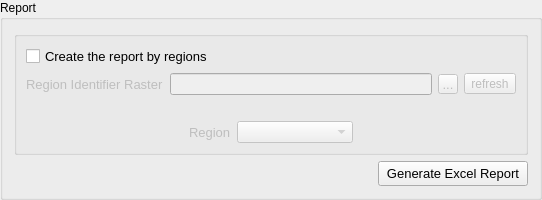
    <widget class="QGroupBox" name="groupBox_report">
     <property name="title">
      <string>Report</string>
     </property>
     <layout class="QVBoxLayout" name="verticalLayout_4">
      <item>
       <widget class="QGroupBox" name="groupBox_report_raster">
        <property name="title">
         <string/>
        </property>
        <layout class="QVBoxLayout" name="verticalLayout_3">
         <item>
          <layout class="QHBoxLayout" name="horizontalLayout_21">
           <item>
            <widget class="QCheckBox" name="checkBox_regions_raster">
             <property name="font">
              <font>
               <pointsize>10</pointsize>
              </font>
             </property>
             <property name="text">
              <string>Create the report by regions</string>
             </property>
            </widget>
           </item>
           <item>
            <spacer name="horizontalSpacer_10">
             <property name="orientation">
              <enum>Qt::Horizontal</enum>
             </property>
             <property name="sizeHint" stdset="0">
              <size>
               <width>40</width>
               <height>20</height>
              </size>
             </property>
            </spacer>
           </item>
          </layout>
         </item>
         <item>
          <layout class="QHBoxLayout" name="horizontalLayout_18">
           <item>
            <widget class="QLabel" name="label_regions_raster">
             <property name="enabled">
              <bool>false</bool>
             </property>
             <property name="sizePolicy">
              <sizepolicy hsizetype="Fixed" vsizetype="Preferred">
               <horstretch>0</horstretch>
               <verstretch>0</verstretch>
              </sizepolicy>
             </property>
             <property name="font">
              <font>
               <pointsize>10</pointsize>
              </font>
             </property>
             <property name="text">
              <string>Region Identifier Raster</string>
             </property>
             <property name="buddy">
              <cstring>lineEdit_dataset_path</cstring>
             </property>
            </widget>
           </item>
           <item>
            <widget class="QLineEdit" name="lineEdit_regions_raster">
             <property name="enabled">
              <bool>false</bool>
             </property>
             <property name="font">
              <font>
               <pointsize>8</pointsize>
              </font>
             </property>
            </widget>
           </item>
           <item>
            <widget class="QToolButton" name="toolButton_regions_raster">
             <property name="enabled">
              <bool>false</bool>
             </property>
             <property name="sizePolicy">
              <sizepolicy hsizetype="Fixed" vsizetype="Fixed">
               <horstretch>0</horstretch>
               <verstretch>0</verstretch>
              </sizepolicy>
             </property>
             <property name="maximumSize">
              <size>
               <width>20</width>
               <height>20</height>
              </size>
             </property>
             <property name="font">
              <font>
               <pointsize>10</pointsize>
              </font>
             </property>
             <property name="text">
              <string>...</string>
             </property>
            </widget>
           </item>
           <item>
            <widget class="QToolButton" name="toolButton_refresh_regions_raster">
             <property name="enabled">
              <bool>false</bool>
             </property>
             <property name="minimumSize">
              <size>
               <width>0</width>
               <height>20</height>
              </size>
             </property>
             <property name="text">
              <string>refresh</string>
             </property>
            </widget>
           </item>
          </layout>
         </item>
         <item>
          <spacer name="horizontalSpacer_11">
           <property name="orientation">
            <enum>Qt::Horizontal</enum>
           </property>
           <property name="sizeHint" stdset="0">
            <size>
             <width>490</width>
             <height>20</height>
            </size>
           </property>
          </spacer>
         </item>
         <item>
          <layout class="QHBoxLayout" name="horizontalLayout_20">
           <item>
            <spacer name="horizontalSpacer_5">
             <property name="orientation">
              <enum>Qt::Horizontal</enum>
             </property>
             <property name="sizeHint" stdset="0">
              <size>
               <width>40</width>
               <height>20</height>
              </size>
             </property>
            </spacer>
           </item>
           <item>
            <layout class="QHBoxLayout" name="horizontalLayout_19">
             <item>
              <widget class="QLabel" name="label_region">
               <property name="enabled">
                <bool>false</bool>
               </property>
               <property name="minimumSize">
                <size>
                 <width>40</width>
                 <height>20</height>
                </size>
               </property>
               <property name="font">
                <font>
                 <pointsize>10</pointsize>
                </font>
               </property>
               <property name="text">
                <string>Region</string>
               </property>
              </widget>
             </item>
             <item>
              <widget class="QComboBox" name="comboBox_region">
               <property name="enabled">
                <bool>false</bool>
               </property>
               <property name="sizePolicy">
                <sizepolicy hsizetype="Expanding" vsizetype="Fixed">
                 <horstretch>0</horstretch>
                 <verstretch>0</verstretch>
                </sizepolicy>
               </property>
               <property name="minimumSize">
                <size>
                 <width>70</width>
                 <height>20</height>
                </size>
               </property>
              </widget>
             </item>
            </layout>
           </item>
           <item>
            <spacer name="horizontalSpacer_4">
             <property name="orientation">
              <enum>Qt::Horizontal</enum>
             </property>
             <property name="sizeHint" stdset="0">
              <size>
               <width>40</width>
               <height>20</height>
              </size>
             </property>
            </spacer>
           </item>
          </layout>
         </item>
        </layout>
       </widget>
      </item>
      <item>
       <layout class="QHBoxLayout" name="horizontalLayout_22">
        <item>
         <spacer name="horizontalSpacer_6">
          <property name="orientation">
           <enum>Qt::Horizontal</enum>
          </property>
          <property name="sizeHint" stdset="0">
           <size>
            <width>40</width>
            <height>20</height>
           </size>
          </property>
         </spacer>
        </item>
        <item>
         <widget class="QPushButton" name="pushButton_report_excel">
          <property name="sizePolicy">
           <sizepolicy hsizetype="Expanding" vsizetype="Fixed">
            <horstretch>0</horstretch>
            <verstretch>0</verstretch>
           </sizepolicy>
          </property>
          <property name="minimumSize">
           <size>
            <width>0</width>
            <height>25</height>
           </size>
          </property>
          <property name="maximumSize">
           <size>
            <width>150</width>
            <height>16777215</height>
           </size>
          </property>
          <property name="font">
           <font>
            <pointsize>10</pointsize>
           </font>
          </property>
          <property name="text">
           <string>Generate Excel Report</string>
          </property>
         </widget>
        </item>
       </layout>
      </item>
     </layout>
    </widget>
